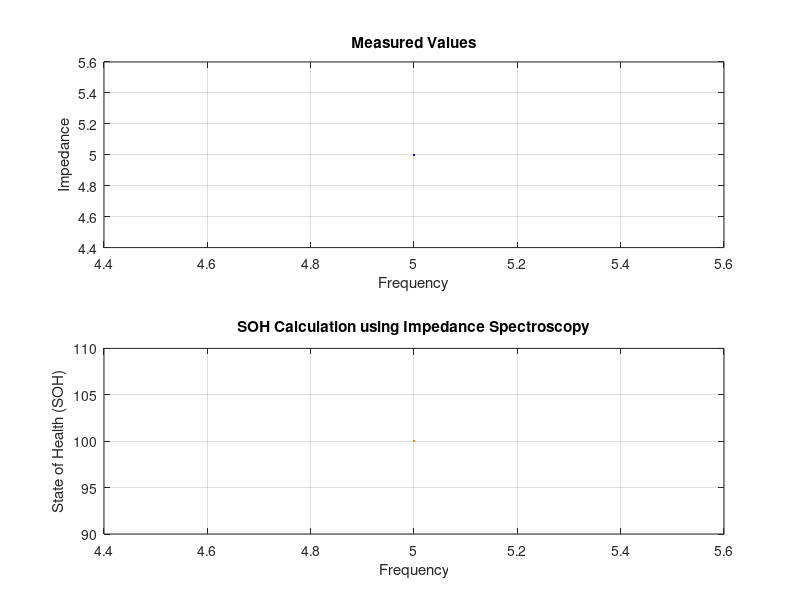

This chart was generated by the following MATLAB code:
fprintf("*** By: GUIZENI Oumayma ***\n");
fprintf("*** Date: 03-06-2023 ***\n");
pause(3);

fprintf("\n");
% Get measured impedance data from the user
measuredFrequency = input('Enter the measured frequency values (in vector): ');
measuredImpedance = input('Enter the measured impedance values (in vector): ');

% Find the index of the lowest frequency
[~, lowestFrequencyIndex] = min(measuredFrequency);

% Get the impedance value corresponding to the lowest frequency
lowestImpedance = measuredImpedance(lowestFrequencyIndex);

% Calculate SOH using the impedance data
refImpedance = lowestImpedance; % Reference impedance at the lowest frequency
soh = abs(measuredImpedance) / refImpedance;
estimatedSoh = soh * 100;  % Convert SOH values to percentage

if any(estimatedSoh < 0) || any(estimatedSoh > 100)
    disp("Estimated SOH is out of range!");
else
    % Display the estimated SOH
    fprintf('Estimated SOH = %.2f%%\n', estimatedSoh);

    % Plot the measured impedance and SOH
    subplot(2, 1, 1);
    plot(measuredFrequency, measuredImpedance, 'b', 'linewidth', 1);
    xlabel('Frequency');
    ylabel('Impedance');
    title('Measured Values');
    grid on;

    subplot(2, 1, 2);
    plot(measuredFrequency, estimatedSoh, 'Color', [1, 0.5, 0], 'linewidth', 1.5);
    xlabel('Frequency');
    ylabel('State of Health (SOH)');
    title('SOH Calculation using Impedance Spectroscopy');
    grid on;

% Save the graph as PNG
 print -dpng soh_graph_with_impedance_method.png;
end
